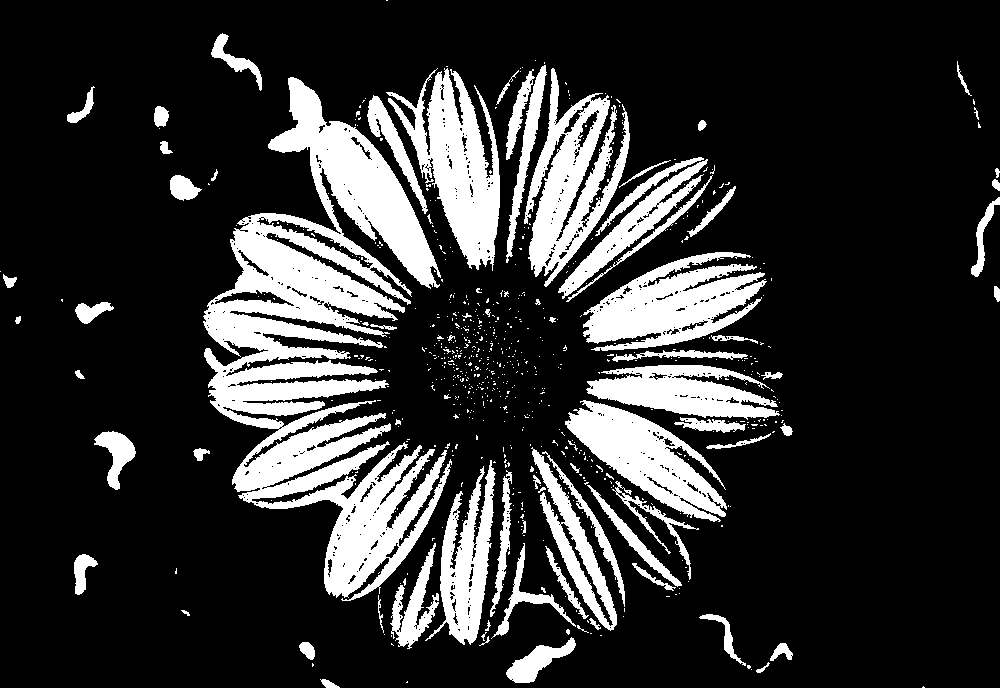
#> input picture lab3/images/flower.png, 1000 x 688 px
$ python task5.py
#> lines starting #> are read from the running program, lines starting #| are printed output that depends on the picture; after the words box and inside, x2 and y2 are one past the last pixel; in counts of white or black regions, pixels touching at a corner belong together
#!/usr/bin/env python3
"""
Task 4: Convolution Blur - Student Template
Apply a blurring filter to an image using manual convolution
(without cv2.filter2D).
"""

import cv2
import numpy as np

def convolve(image, kernel):
    """Perform convolution on a grayscale image with a given kernel."""
    # TODO: Get image and kernel dimensions
    # Hint: .shape
    img_h, img_w = image.shape
    k_h, k_w = kernel.shape

    # TODO: Pad the image with zeros around the border
    # Hint: use np.pad(image, ((pad_h, pad_h), (pad_w, pad_w)), mode='')
    # Choose the type of padding to work with using the mode parameter
    pad_h = k_h // 2
    pad_w = k_w // 2
    padded = np.pad(image, ((pad_h, pad_h), (pad_w, pad_w)), mode='reflect')  # Reflection (Mirror) padding

    # TODO: Create an empty output image
    # Hint: matrix the same size of the current image
    output = np.zeros((img_h, img_w), dtype=np.float32)

    # TODO: Loop over each pixel (y, x)
    # Extract the region of interest (ROI) from padded image
    # Multiply by kernel and sum up values
    # Assign to output[y, x]
    # Hint: np.sum(region * kernel)
    for y in range(img_h):
        for x in range(img_w):
            region = padded[y:y + k_h, x:x + k_w]
            output[y, x] = np.sum(region * kernel)


    # Clip values to 0–255
    output = np.clip(output, 0, 255).astype(np.uint8)

    return output

def main():
    image_path = "images/flower.png"
    # Read image in grayscale
    image = cv2.imread(image_path, cv2.IMREAD_GRAYSCALE)
#> image: shape (688, 1000); 19.6% white; 712 white regions (635 under 20 px), largest, box (x1, y1, x2, y2) and area: (203, 77, 452, 601) 51750, (386, 68, 500, 271) 10286, (583, 252, 767, 351) 9966
    if image is None:
        raise FileNotFoundError("Image file not found. Place 'sample.jpg' in the same folder.")

    # TODO: Define a simple 5x5 averaging kernel (all ones / 25)
    kernel5 = np.ones((5, 5), dtype=np.float32) / 25.0

    # Define a simple 3x3 averaging kernel (all ones / 9)
    kernel3 = np.ones((3, 3), dtype=np.float32) / 9.0

    # TODO: Apply convolution
    # (IN REALITY IS CROSS CORRELATION, we are not flipping the kernel)
    blurred3 = convolve(image, kernel3)
#> in convolve, `padded = np.pad(image, ((pad_h, pad_h), (pad_w, pad_w)), mode='reflect')`: padded: shape (690, 1002); 19.5% white; 712 white regions (635 under 20 px), largest, box (x1, y1, x2, y2) and area: (204, 78, 453, 602) 51750, (387, 69, 501, 272) 10286, (584, 253, 768, 352) 9966
    blurred5 = convolve(image, kernel5)
#> in convolve (call 2), `padded = np.pad(image, ((pad_h, pad_h), (pad_w, pad_w)), mode='reflect')`: padded: shape (692, 1004); 19.4% white; 712 white regions (635 under 20 px), largest, box (x1, y1, x2, y2) and area: (205, 79, 454, 603) 51750, (388, 70, 502, 273) 10286, (585, 254, 769, 353) 9966
#> after the loop in convolve (call 2), `for y in range(img_h):`:
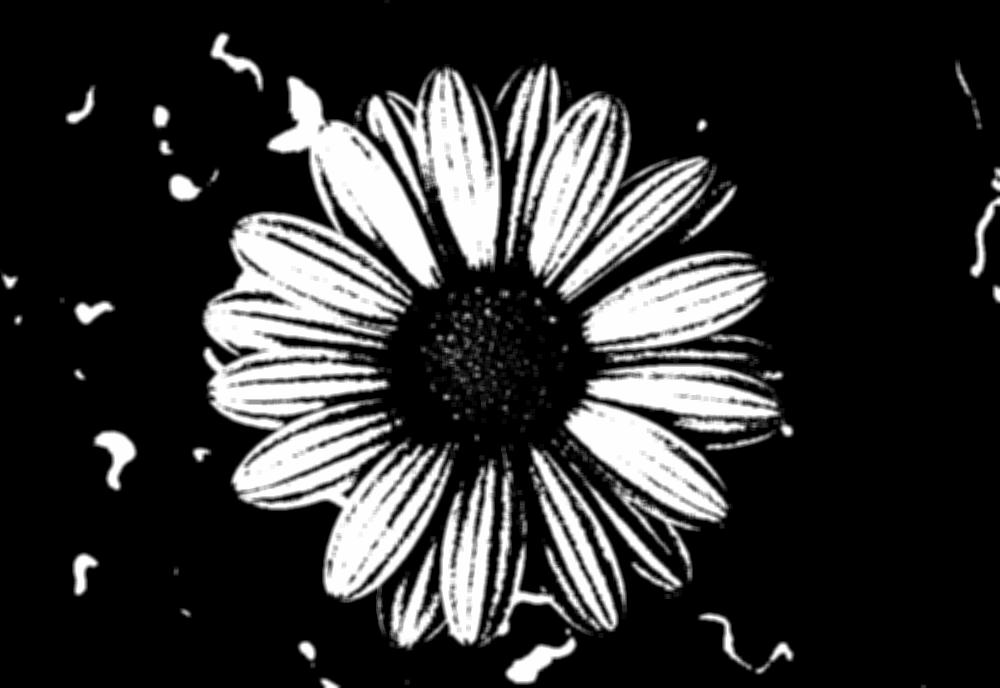
#> output: shape (688, 1000) float32; min 0, max 255, mean 50

    # TODO: Create gaussian kernel and apply to image
    g1d = cv2.getGaussianKernel(5, 1)
    gaussian_kernel = (g1d @ g1d.T).astype(np.float32)  # Gaussian 5x5 with sigma=1
    gaussian_blur = convolve(image, gaussian_kernel)

    # TODO: Display results (original and blurred)
    cv2.putText(image, "Original", (10, 30), cv2.FONT_HERSHEY_SIMPLEX, 0.5, 255, 2)
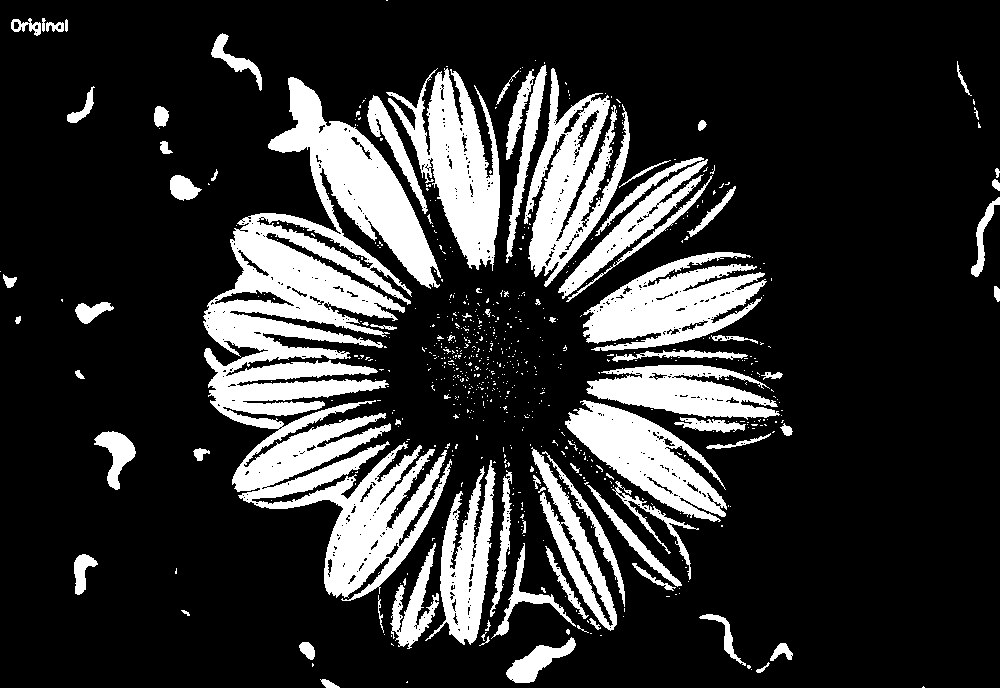
#> image: shape (688, 1000); 19.7% white; 716 white regions (635 under 20 px), largest, box (x1, y1, x2, y2) and area: (203, 77, 452, 601) 51750, (386, 68, 500, 271) 10286, (583, 252, 767, 351) 9966
    cv2.putText(blurred3, "Box Blur (Manual Convolution) 3x3", (10, 30), cv2.FONT_HERSHEY_SIMPLEX, 0.5, 255, 2)
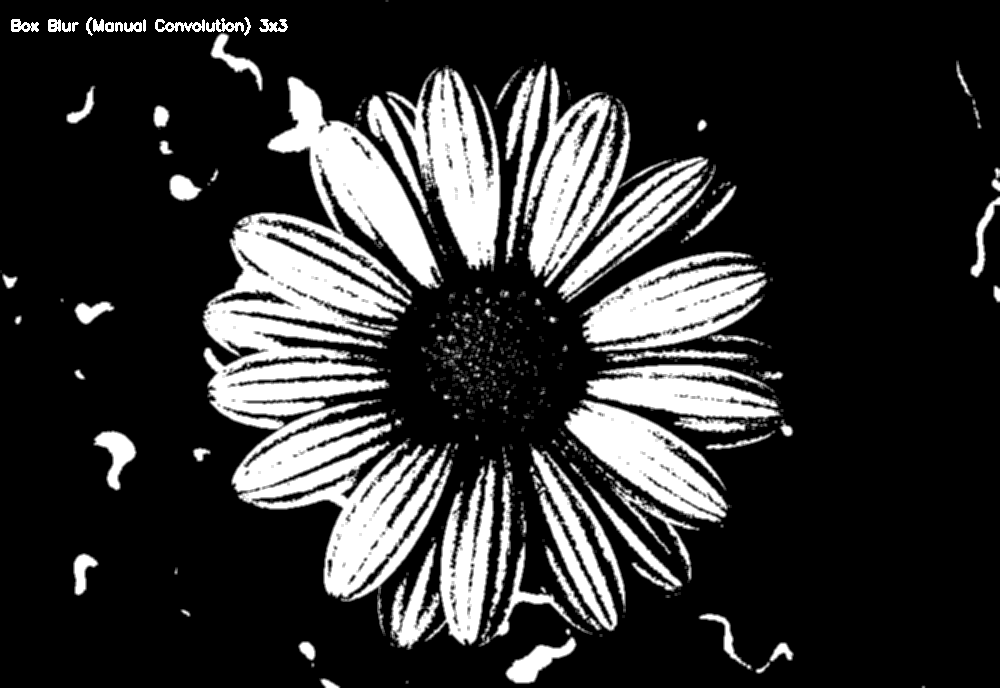
#> blurred3: shape (688, 1000); min 0, max 255, mean 50.7
    cv2.putText(blurred5, "Box Blur (Manual Convolution) 5x5", (10, 30), cv2.FONT_HERSHEY_SIMPLEX, 0.5, 255, 2)
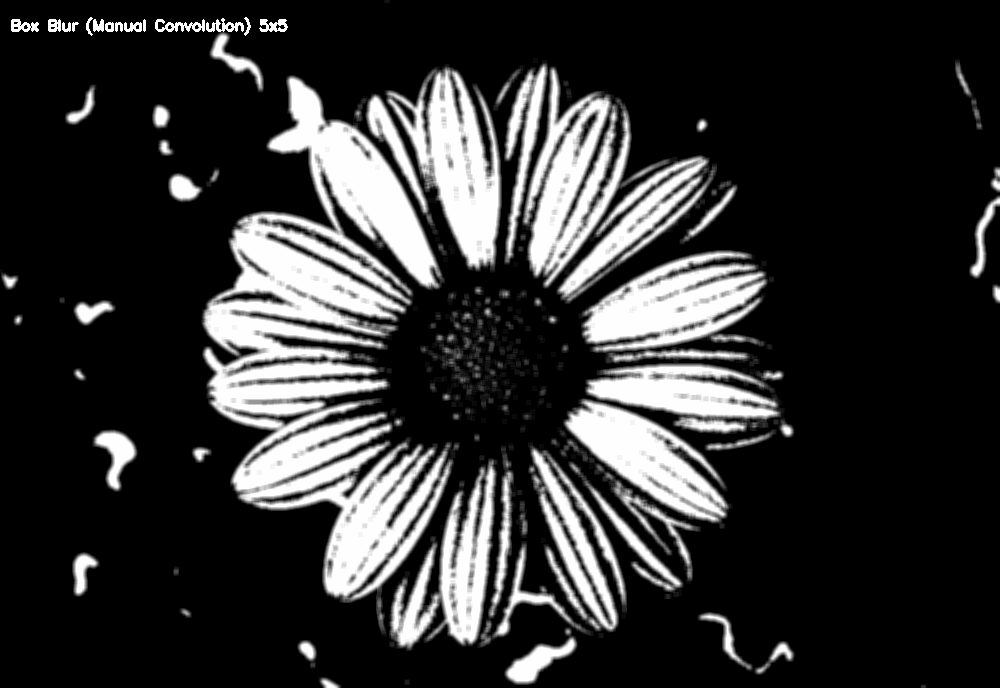
#> blurred5: shape (688, 1000); min 0, max 255, mean 50.5
    cv2.putText(gaussian_blur, "Gaussian Blur (Manual Convolution)", (10, 30), cv2.FONT_HERSHEY_SIMPLEX, 0.5, 255, 2)
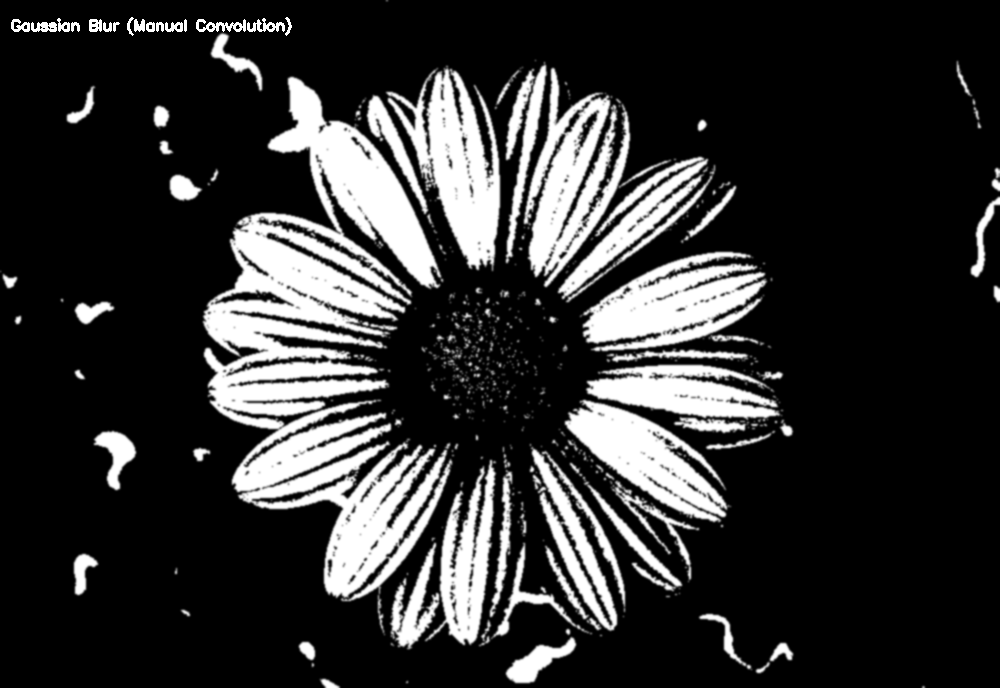
#> gaussian_blur: shape (688, 1000); min 0, max 255, mean 50.6

    top    = np.hstack((image, blurred3))
    bottom = np.hstack((blurred5, gaussian_blur))
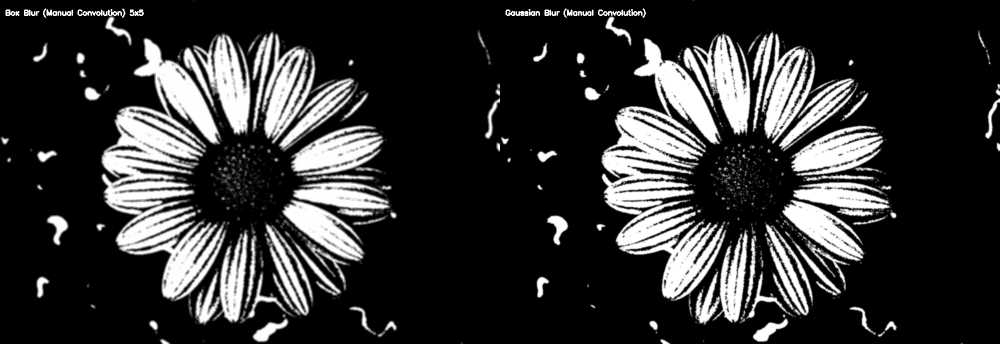
#> bottom: shape (688, 2000) (shown at 1/2 size); min 0, max 255, mean 50.6
    grid   = np.vstack((top, bottom))
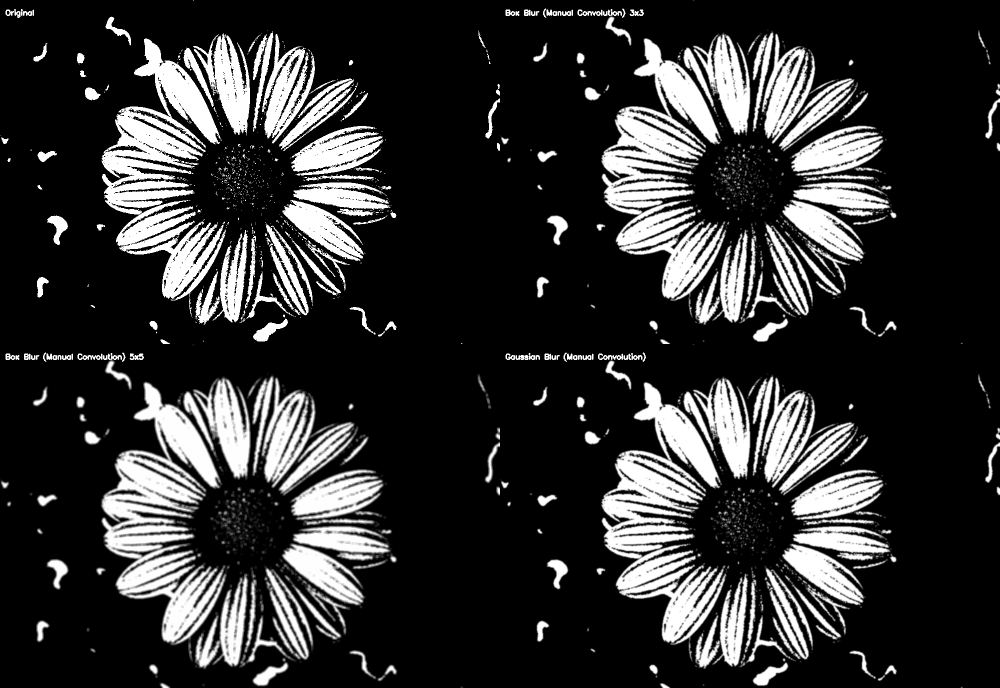
#> grid: shape (1376, 2000) (shown at 1/2 size); min 0, max 255, mean 50.5
    cv2.imshow("Convolution Results", grid)

    cv2.waitKey(0)
    cv2.destroyAllWindows()

if __name__ == "__main__":
    main()
